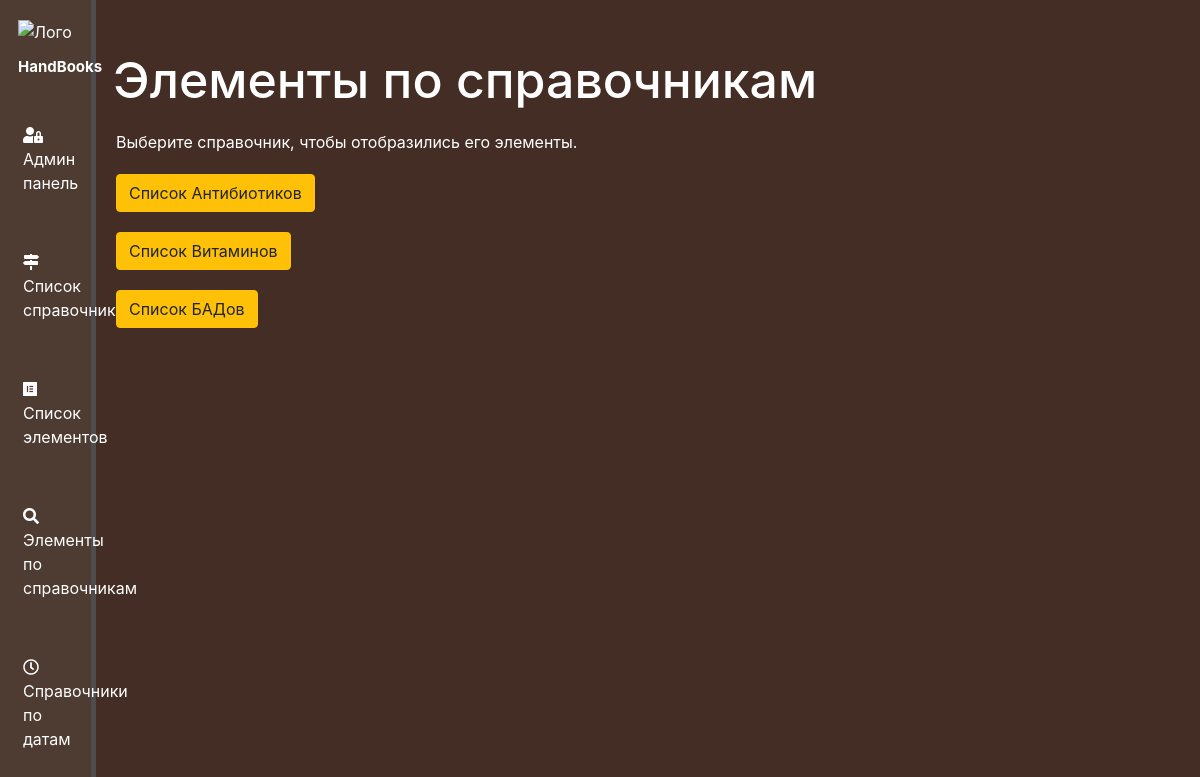
Screenshot of /by_elements with the database file from the repository.
### handbook/models.py (models this page shows, shortened)
class Handbook(models.Model):
    title = models.CharField('Наименование', max_length=250, db_index=True)
    short_title = models.CharField('Короткое наименование', max_length=100)
    description = models.TextField('Описание')
    version = models.CharField('Версия', max_length=250)  # unique=True
    date = models.DateField('Дата начала действия справочника этой версии')
    class Meta:
        verbose_name = 'Справочник'
        verbose_name_plural = 'Справочники'

### handbook/views.py (the view)
# urls.py: path('by_elements', views.by_elements_basic, name='by_elements_basic'),
def by_elements_basic(request):
    handbooks = Handbook.objects.all()
    context = {
        'elements': elements,
        'handbooks': handbooks,
    }
    return render(request, 'handbook/by_elements_basic.html', context)

### handbook/templates/handbook/by_elements_basic.html (shortened to what this page needs)
{% extends 'handbook/basic.html' %}
{% block content %}
<div class="features">
    <h1>Элементы по справочникам</h1>
    <p>Выберите справочник, чтобы отобразились его элементы.</p>
    {% for hb in handbooks %}
    <p><a href="/by_elements/{{ hb.pk }}/" class="btn btn-warning">{{ hb.title }}<br/></a></p>
    {% endfor %}
</div>
{% endblock %}

### handbook/static/handbook/css/handbook.css (style rules this page uses)
body { background: #442d25; }
main .features { float: left; color: #fff; margin-top: 50px; width: 75%; }
main .features h1 { font-size: 50px; margin-left: 17px; }
main .features p { max-width: 600px; margin: 20px }

### rows the page displays
Handbook: title "Список Антибиотиков"
Handbook: title "Список Витаминов"
Handbook: title "Список БАДов"
